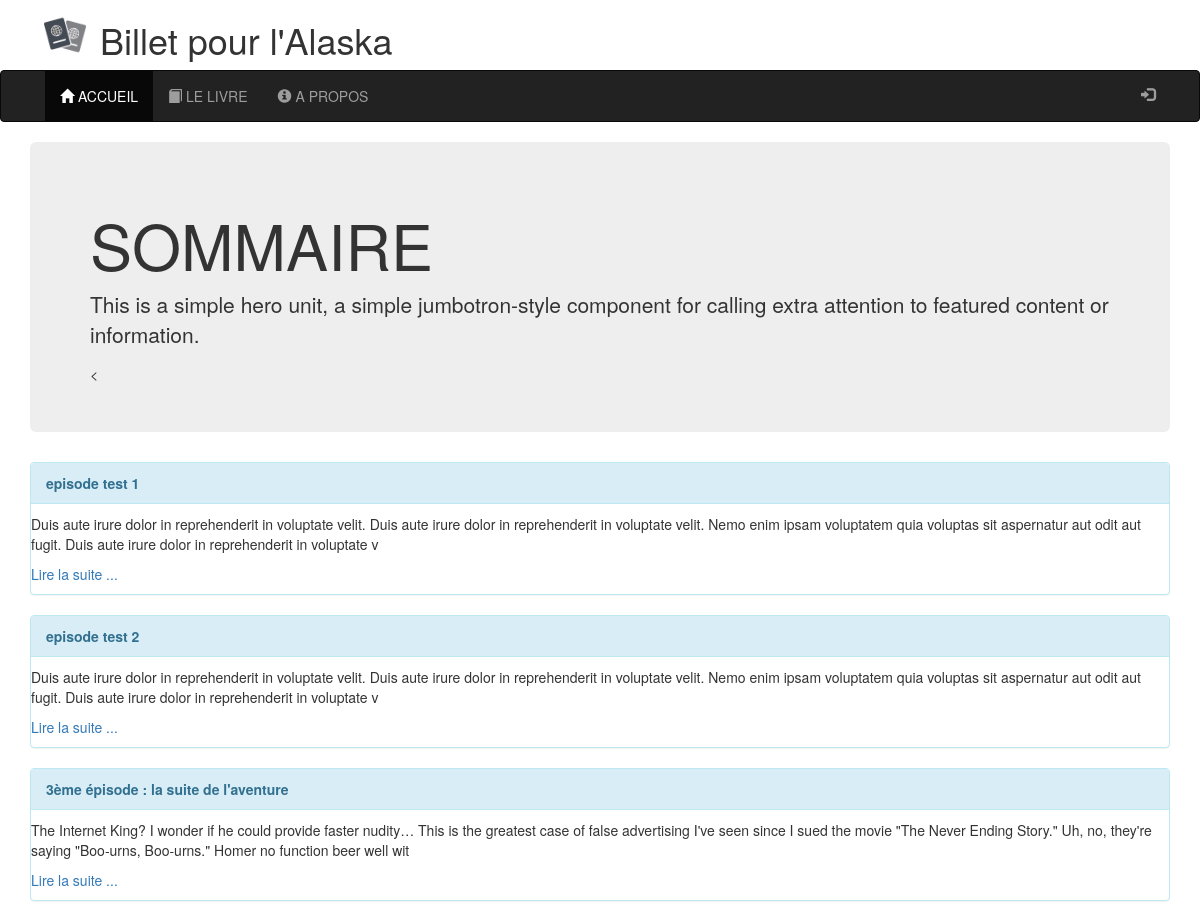
The app's page /index.php?page=livre, older data.
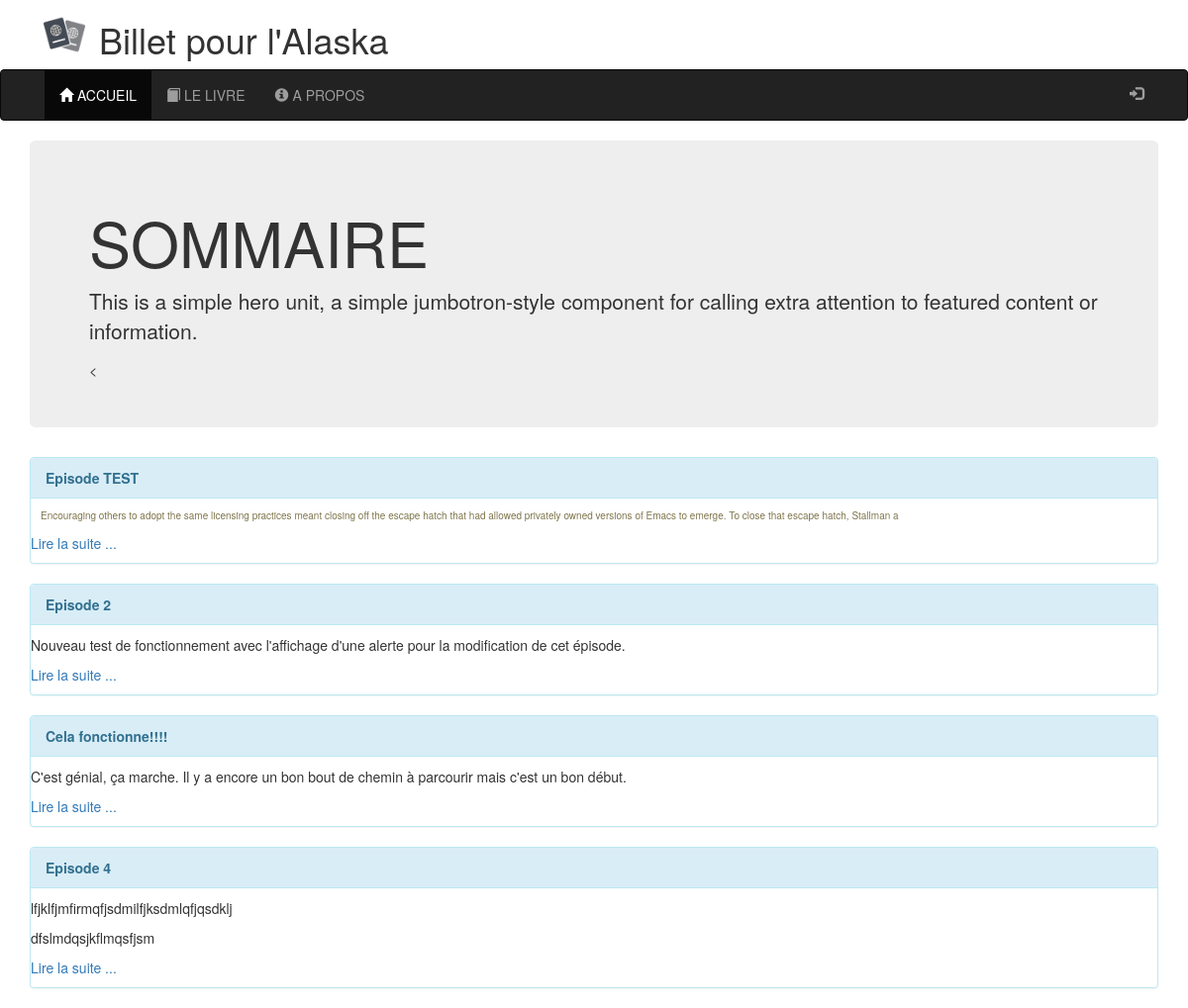
The same page, newer data.
### tables this page shows
CREATE TABLE `episode` (
  `id` int(10) UNSIGNED NOT NULL,
  `titre` varchar(255) DEFAULT NULL,
  `contenu` longtext,
  `date` datetime DEFAULT NULL
);

### app/App.php (called while the page is built, shortened)
<?php
class App {
    private $db_instance;
    private static $_instance;
    public static function getInstance() {
        if(self::$_instance === null) {
            self::$_instance = new App();
        }
        return self::$_instance;
    }
    public function getTable($name) {
        return new $class_name($this->getDb());
    }
    public function getDb() {
        $config = Config::getInstance(ROOT . '/config/config.php');
        if ($this->db_instance === null) {
            $this->db_instance = new MysqlDatabase($config->get('db_name'), $config->get('db_host'),
                $config->get('db_user'), $config->get('db_pass'));
        }
        return $this->db_instance;
    }
    public static function load() {
        require 'Autoloader.php';
        require __DIR__.'/../core/Autoloader.php';
    }
}

### app/Autoloader.php (called while the page is built, shortened)
<?php
class Autoloader {
    static function autoload($class) {
        if(strpos($class, __NAMESPACE__) === 0) {
            $class = str_replace(__NAMESPACE__ . '\\', '', $class);
        }
    }
}

### core/Autoloader.php (called while the page is built, shortened)
<?php
class Autoloader {
    static function autoload($class) {
        if(strpos($class, __NAMESPACE__) === 0) {
            $class = str_replace(__NAMESPACE__ . '\\', '', $class);
        }
    }
}

### config/config.php (called while the page is built)
<?php
return array (
  'db_name'     => 'blog',
   'db_host'    =>  'localhost',
   'db_user'    => 'root',
   'db_pass'    => ''
);

### core/Config.php (called while the page is built, shortened)
<?php
class Config {
    private $settings = [];
    private static $_instance;
    public function __construct($file){
       $this->settings = require ($file);
    }
    public static function getInstance($file) {
        if(is_null(self::$_instance)) {
            self::$_instance =  new Config($file);
        }
        return self::$_instance;
    }
    public function get($key) {
        return $this->settings[$key];
    }
}

### core/Table/Table.php (called while the page is built, shortened)
<?php
abstract class Table {
    protected $table;
    protected $db;
    public function __construct(Database $database)
    {
        $this->db = $database;
        if(is_null($this->table)) {
            $parts = explode('\\', get_class($this));
            $class_name = end($parts);
            $this->table = strtolower($class_name);
        }
    }
    public function query($statement, $attributes = null, $one = false) {
        if($attributes) {
            return $this->db->prepare(
                $statement,
                $attributes,
                str_replace('Table','Entity',get_class($this)),
                $one);
        } else {
            return $this->db->query(
                $statement,
                str_replace('Table', 'Entity', get_class($this)),
                $one);
        }
    }
}

### core/Database/MysqlDatabase.php (called while the page is built, shortened)
<?php
class MysqlDatabase extends Database {
   private $pdo;
    private function getPDO() {
        if($this->pdo === null) {
                $pdo = new PDO("mysql:dbname={$this->db_name};host={$this->db_host}", "{$this->db_user}",
                    "{$this->db_pass}", array (
                    PDO::MYSQL_ATTR_INIT_COMMAND => 'SET NAMES utf8'
                ));
                $pdo->setAttribute(PDO::ATTR_ERRMODE, PDO::ERRMODE_EXCEPTION);
                $this->pdo = $pdo;
        }
        return $this->pdo;
    }
    public function query($statement, $class = null, $one = false) {
        $req = $this->getPDO()->query($statement);
        if($class === null) {
            $req->setFetchMode((PDO::FETCH_OBJ));
        } else {
            $req->setFetchMode(PDO::FETCH_CLASS, $class);
        }
        if($one) {
            $data = $req->fetch();
        } else {
            $data = $req->fetchAll();
        }
        return $data;
    }
}

### app/Table/EpisodeTable.php (called while the page is built, shortened)
<?php
class EpisodeTable extends Table {
    public function all() {
        return $this->query("SELECT * FROM episode");
    }
}

### core/Entity/Entity.php (called while the page is built, shortened)
<?php
class Entity {
    public function __get($key) {
        $method = 'get' . ucfirst($key);
        $this->$key = $this->$method();
        return $this->$key;
    }
}

### app/Entity/EpisodeEntity.php (the view, shortened to what this page needs)
<?php
class EpisodeEntity extends Entity {
    public function getUrl() {
        return 'index.php?page=episode&id=' . $this->id;
    }
    public function getExtrait() {
        $html = '<p>' . substr($this->contenu,0,250) . '</p>';
        $html .= '<p><a href="' . $this->getUrl() . '">Lire la suite ...</a>';
        return $html;
    }
}

### web/index.php (shortened to what this page needs)
<?php
require ROOT. '/app/App.php';
$app = App::getInstance();
if (isset($_GET['page'])) {
    $page = $_GET['page'];
} else {
    $page = 'accueil';
}
if ($page === 'accueil') {
    require '../views/front/accueil.php';
} elseif ($page === 'livre') {
    require '../views/front/livre.php';
} elseif ($page === 'aPropos') {
    require '../views/front/aPropos.php';
} elseif ($page === 'episode') {
    require '../views/front/episode.php';
} elseif($page === 'login') {
    require '../views/users/login.php';
} elseif($page === 'commentaire.signaler') {
    require '../views/front/signaler.php';
}
$content = ob_get_clean();
require '../views/templates/layout.php';

### views/front/livre.php
<div class="jumbotron">
    <h1>SOMMAIRE</h1>
    <p>This is a simple hero unit, a simple jumbotron-style component for calling extra attention to featured content or information.</p>
    <
</div>
<?php foreach ($app->getTable('episode')->all() as $episode) : ?>
    <div class="panel panel-info">
        <div class="panel-heading"><strong><?= $episode->titre; ?></strong></div>
        <p><?= $episode->extrait; ?></p>
    </div>
<?php endforeach; ?>

### views/templates/layout.php (shortened to what this page needs)
<!DOCTYPE html>
<html lang="fr">
<head>
    <link href="https://maxcdn.bootstrapcdn.com/bootstrap/3.3.7/css/bootstrap.min.css" rel="stylesheet">
    <link href="css/style.css" rel="stylesheet">
</head>
<body>
<div class="container" id="entete">
        <img src="img/passeport.jpg" alt="Logo du site" width="70px" height="70px">
        <h1>Billet pour l'Alaska</h1>
</div>
<nav class="navbar navbar-inverse">
    <div class="container">
        <div id="navbar" class="collapse navbar-collapse">
            <ul class="nav navbar-nav">
                <li class="active"><a href="index.php?page=accueil"><span class="glyphicon glyphicon-home"></span> ACCUEIL</a></li>
                <li><a href="index.php?page=livre"><span class="glyphicon glyphicon-book"></span> LE LIVRE</a></li>
                <li><a href="index.php?page=aPropos"><span class="glyphicon glyphicon-info-sign"></span> A PROPOS</a></li>
            </ul>
            <ul class="nav navbar-nav navbar-right">
                <li><a href="index.php?page=login"><span class="glyphicon glyphicon-log-in pull-right"></a></li>
            </ul>
        </div>
    </div>
</nav>
<div class="container">
    <?= $content; ?>
</div>
</body>
</html>

### web/css/style.css (style rules this page uses)
#entete { display: flex; }

Row changes from the older to the newer data that the page shows:
removed episode: titre "3ème épisode : la suite de l'aventure", contenu "The Internet King? I wonder if he could provide faster nudity… This is the greatest case of false advertising I've seen since I sued the movie \"The Never Ending Story.\" Uh, no, they're saying \"Boo-urns, Boo-urns.\" Homer no function beer well wit"
changed episode: titre "episode test 1" → "Episode TEST"; contenu "Duis aute irure dolor in reprehenderit in voluptate velit. Duis aute irure dolor in reprehenderit in voluptate velit. Nemo enim ipsam voluptatem quia voluptas sit aspernatur aut odit aut fugit. Duis aute irure dolor in reprehenderit in voluptate v" → "Encouraging others to adopt the same licensing practices meant closing off the escape hatch that had allowed privately owned versions of Emacs to emerge. To close that escape hatch, Stallman a"
changed episode: titre "episode test 2" → "Episode 2"; contenu "Duis aute irure dolor in reprehenderit in voluptate velit. Duis aute irure dolor in reprehenderit in voluptate velit. Nemo enim ipsam voluptatem quia voluptas sit aspernatur aut odit aut fugit. Duis aute irure dolor in reprehenderit in voluptate v" → "Nouveau test de fonctionnement avec l'affichage d'une alerte pour la modification de cet épisode."
added episode: titre "Cela fonctionne!!!!", contenu "C'est génial, ça marche. Il y a encore un bon bout de chemin à parcourir mais c'est un bon début."
added episode: titre "Episode 4", contenu "lfjklfjmfirmqfjsdmilfjksdmlqfjqsdklj dfslmdqsjkflmqsfjsm"
